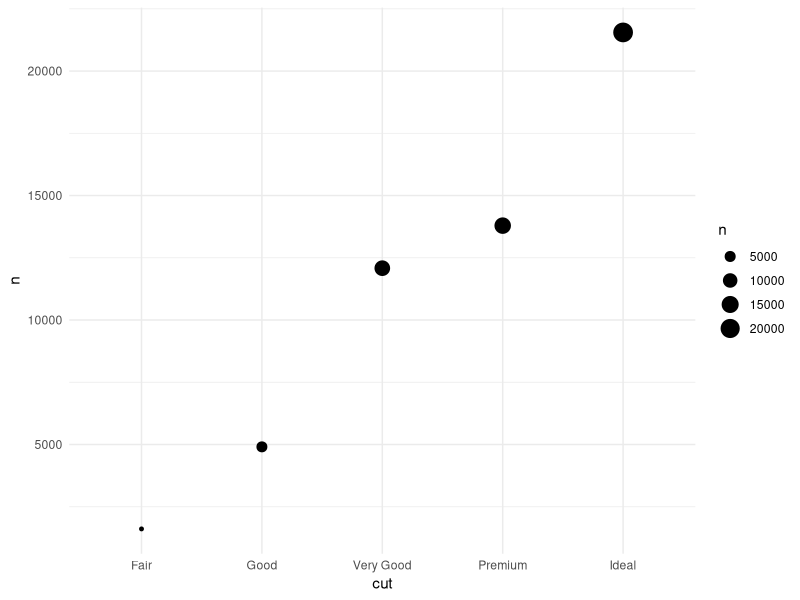
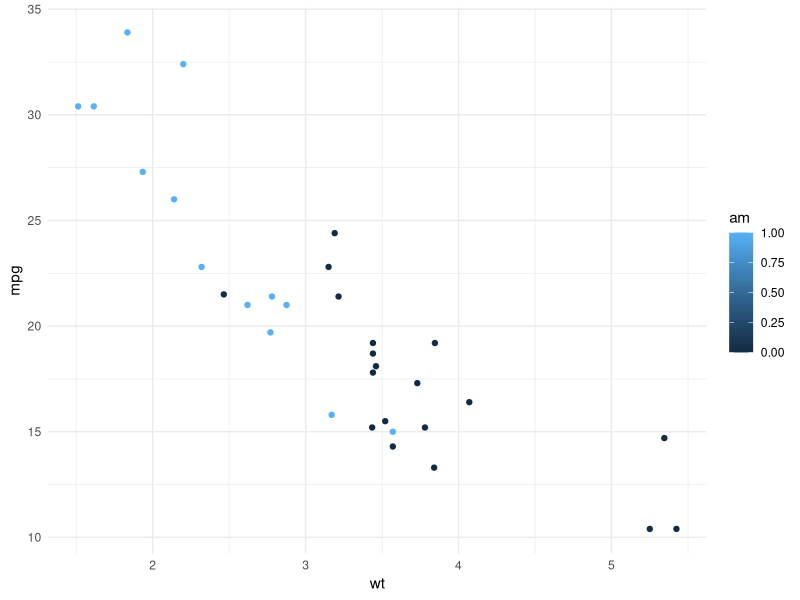
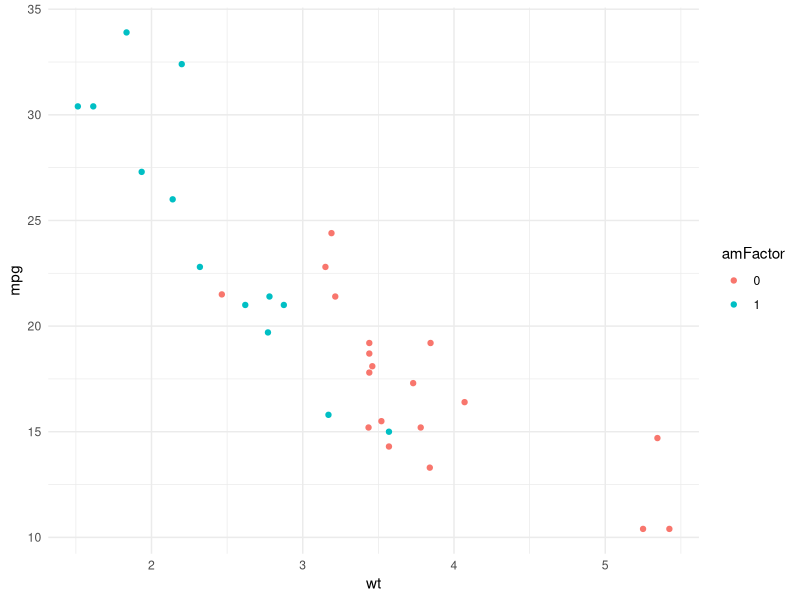
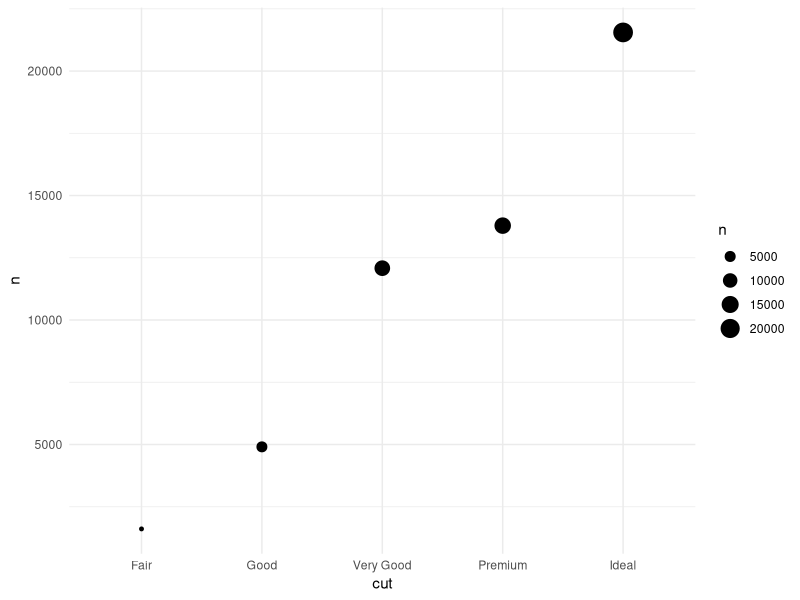
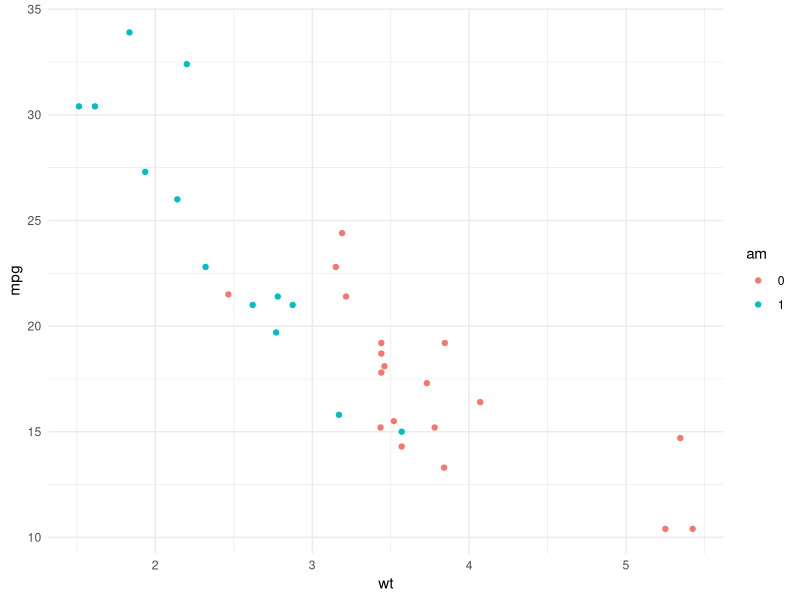

These charts were generated, in order, by the following R code: (Note: this script raises an error after producing the figures.)
## ---- chunk 1
knitr::opts_chunk$set(echo = TRUE, warning = FALSE, message = FALSE, error = FALSE, comment = "")
## ---- chunk 2
tidyverse::tidyverse_logo()
## ---- chunk 3

library(ggplot2)

plotDat = aggregate(diamonds$cut, by = list(cut = diamonds$cut), FUN = length)

colnames(plotDat)[2] = "n"

plotDat
## ---- chunk 4
ggplot(plotDat, aes(x = cut, y = n)) +
  geom_point(aes(size = n)) +
  theme_minimal()
## ---- chunk 5
ggplot(mtcars, aes(x = wt, y = mpg, color = am)) + 
  geom_point() +
  theme_minimal()
## ---- chunk 6
library(dplyr)

mtcars$amFactor = as.factor(mtcars$am) 

ggplot(mtcars, aes(x = wt, y = mpg, color = amFactor)) + 
  geom_point() +
  theme_minimal()
## ---- chunk 7
diamonds %>% 
  group_by(cut) %>% 
  summarize(n = n()) %>% 
  ggplot(., aes(x = cut, y = n)) +
  geom_point(aes(size = n)) +
  theme_minimal()
  
## ---- chunk 8
mtcars %>% 
  mutate(am = as.factor(am)) %>%  
  ggplot(., aes(x = wt, y = mpg, color = am)) + 
  geom_point() +
  theme_minimal()
## ---- chunk 9

## ---- chunk 10

## ---- chunk 11
mtcars[, -c(1:2)]

dropVars = c("vs", "drat")

mtcars[, !(names(mtcars) %in% dropVars)]
## ---- chunk 12
library(lavaan)

testData = HolzingerSwineford1939

names(testData)

keepers = c(grep("^age", names(testData), value = TRUE), 
            paste("x", 1:9, sep = ""))

testData = testData[, keepers]

## ---- chunk 13
mtcars %>% 
  select(mpg, cyl, am)
## ---- chunk 14
mtcars %>% 
  select(-vs)
## ---- chunk 15
HolzingerSwineford1939 %>% 
  select(num_range("x", 1:9), starts_with("age"), 
         matches("^s.*.l$"))
## ---- chunk 16
head(HolzingerSwineford1939[, c(1, 7:15, 2:6)])
## ---- chunk 17
HolzingerSwineford1939 %>% 
  select(id, starts_with("x"), everything()) %>% 
  head()
## ---- chunk 18
summary(mtcars[mtcars$mpg < mean(mtcars$mpg), ])
## ---- chunk 19
mtcars %>% 
  filter(cyl == 4 | cyl == 8) %>% 
  summary()
## ---- chunk 20
mtcars %>% 
  filter(cyl == 4 & mpg > 25) %>% 
  summary()
## ---- chunk 21
mtcars %>% 
  filter(cyl != 4) %>% 
  summary()
## ---- chunk 22
mtcars %>% 
  filter(mpg < mean(mpg)) %>% 
  summary()
## ---- chunk 23
mtcars$roundedMPG = round(mtcars$mpg)
## ---- chunk 24
mtcars = mtcars %>% 
  mutate(roundedMPG = round(mpg))
## ---- chunk 25
mtcars %>% 
  summarize(meanMPG = mean(mpg), 
            meanSD = sd(mpg))
## ---- chunk 26
mtcars %>% 
  summarize_all(funs(mean, sd), na.rm = TRUE)
## ---- chunk 27
mtcars %>% 
  summarize_at(vars(starts_with("c")), 
               funs(mean, sd), na.rm = TRUE)
## ---- chunk 28
mtcars %>% 
  group_by(am) %>% 
  summarize(meanMPG = mean(mpg), 
            sdMPG = sd(mpg))
## ---- chunk 29
wideDat = data.frame(id = 1:3, 
                     age = c(33, 35, 37), 
                     employeeType = c("full", "full", "part"))
## ---- chunk 30
wideDat = data.frame(id = rep(1:3, times = 2), 
                     variable = rep(c("age", "employeeType"), each = 3), 
                     value = c(33, 35, 37, 
                               "full", "full", "part"))
## ---- chunk 31

data("starwars")

as.data.frame(starwars) %>% 
  filter(species == "Human" & grepl("(Skywalker)|(Rey)|(Vader)|(Kylo)", .$name)) %>% 
  select(name, height, mass) %>% 
  reshape(., idvar = "name", v.names = "values", varying = list(2:3), 
          times = c("height", "mass"), direction = "long") %>% 
  ggplot(., aes(x = name, y = values, color = time)) + 
  geom_point(size = 3.5) +
  scale_color_brewer(palette = "Dark2") +
  theme_minimal()
  
## ---- chunk 32
starwars %>% 
  as.data.frame() %>% 
  filter(species == "Human" & 
           grepl("(Skywalker)|(Rey)|(Vader)|(Kylo)", 
                 .$name)) %>% 
  select(name, height, mass) %>% 
  reshape::melt.data.frame(., id.vars = "name", 
                           measure.vars = 2:3, 
                           variable_name = "type", na.rm = TRUE) %>% 
  ggplot(., aes(x = name, y = value, color = type)) + 
  geom_point(size = 3.5) +
  scale_color_brewer(palette = "Dark2") +
  theme_minimal()
## ---- chunk 33
starwars %>% 
  filter(species == "Human" & grepl("(Skywalker)|(Rey)|(Vader)|(Kylo)", .$name)) %>% 
  select(name, height, mass) %>% 
  reshape2::melt(., id.vars = "name", 
                           measure.vars = 2:3, variable.name = "type", 
                           value.name = "value", na.rm = TRUE) %>% 
  ggplot(., aes(x = name, y = value, color = type)) + 
  geom_point(size = 3.5) +
  scale_color_brewer(palette = "Dark2") +
  theme_minimal()
## ---- chunk 34
starwars %>% 
  filter(species == "Human" & grepl("(Skywalker)|(Rey)|(Vader)|(Kylo)", .$name)) %>% 
  select(name, height, mass) %>% 
  tidyr::gather(., key = type, value = value, -name) %>% 
  ggplot(., aes(x = name, y = value, color = type)) + 
  geom_point(size = 3.5) +
  scale_color_brewer(palette = "Dark2") +
  theme_minimal()
## ---- chunk 35
library(tidyr)

starwarsLong = starwars %>% 
  filter(species == "Human" & grepl("(Skywalker)|(Rey)|(Vader)|(Kylo)", .$name)) %>% 
  select(name, height, mass) %>% 
  gather(., key = type, value = value, -name)

starwarsLong

starwarsLong %>% 
  spread(., key = type, value = value)

## ---- chunk 36
realComments = c("I love wrangling data", "stringz r fun", 
                 "This guy is a hack", "Can't we use excel?")

grep(pattern = "\\b[a-z]{2}\\b", x = realComments, value = TRUE)

gsub(pattern = "(hack)", replacement = "star", x = realComments)
## ---- chunk 37
library(stringr)

str_subset(string = realComments, pattern = "\\b[a-z]{2}\\b")

str_replace_all(string = realComments, pattern = "(hack)", 
                replacement = "star")
## ---- chunk 38
matchedComments = regexpr(pattern = "love|like|enjoy", 
                          text = realComments)

regmatches(x = realComments, m = matchedComments)

## ---- chunk 39
str_extract_all(string = realComments, 
                pattern = "love|like|enjoy")
## ---- chunk 40
string1 = "AG Edward"

string2 = "AG Edwards"

adist(x = string1, y = string2)
## ---- chunk 41
library(stringdist)

string3 = "A G Edwards"

stringdist(string1, string2, method = "jw")

stringdist(string2, string3, method = "jw")

stringdist(string1, string3, method = "jw")
## ---- chunk 42
adist(c(string1, string2, string3))
## ---- chunk 43
stringdist(string1, string2, method = "jaccard")

stringdist(string2, string3, method = "jaccard")

stringdist(string1, string3, method = "jaccard")
## ---- chunk 44
stringdist("safeway", "subway", method = "soundex")

stringdist("safeway", "subway", method = "jaccard")

stringdist("safeway", "subway", method = "jw")

## ---- chunk 45
carsID = mtcars %>% 
  mutate(rowID = 1:nrow(mtcars)) %>% 
  group_by(cyl) %>% 
  mutate(groupID = 1:n())
## ---- chunk 46
Sys.Date()

format(Sys.Date(), "%m-%d-%Y")
## ---- chunk 47
date1 = "12012018"

date2 = "20180112"

date3 = "12-01-2018"

date4 = "12/01/2018"
## ---- chunk 48
dateStrings = strsplit(date3, split = "-")

paste(dateStrings[[1]][3], 
      dateStrings[[1]][2], dateStrings[[1]][1], 
      sep = "-")
## ---- chunk 49
library(lubridate)

mdy(date3)
## ---- chunk 50

exactAge = function(birthday, 
                    value = c("second", "minute", "hour", "day", 
                              "week", "month", "year")) {
  age = interval(ymd(birthday), ymd(Sys.Date()))  
  
  time_length(age, value)
}

## ---- chunk 51
glimpse(starwars)
## ---- chunk 52
movies = unique(unlist(starwars$films))

starwars = starwars %>% 
  mutate(revengeSith = ifelse(grepl(movies[grep("Sith", movies)], films), 
                              1, 0))
## ---- chunk 53

library(tidyr)

data(starwars)

starwars = starwars %>% 
  unnest(films) %>% 
  mutate(id = 1:nrow(.)) %>% 
  spread(key = films, value = films) %>% 
  group_by(name) %>% 
  fill(12:18, .direction = "up") %>% 
  fill(12:18, .direction = "down") %>% 
  slice(1)
## ---- chunk 54
x = 1:5

# or...

x = c(1:4, 6)
## ---- chunk 55
x = x + 1
## ---- chunk 56
testFunc = function(x) {
  res = sum(x * 3)
  return(res)
}
## ---- chunk 57
testNames = c("Jack", "Jill", "Frank", "Steve", "Harry", "Lloyd")

sapply(testNames, function(x) paste(x, "went over the hill", sep = " "))
## ---- chunk 58
starwarsShips = unique(unlist(starwars$starships))

shipRider = lapply(starwarsShips, function(x) {
  
  riders = starwars$name[which(grepl(x, starwars$starships))]
  
  res = data.frame(ship = x, 
                   riders = riders)
  
  return(res)
})
